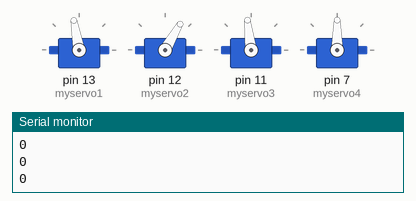
Recording of a sketch running on a simulated Arduino Uno, built with avr-gcc and run on an emulated ATmega328P. Shown: 4 × servo, the last lines printed to the serial monitor.

Above: at 0.15 s.
At 1.05 s:
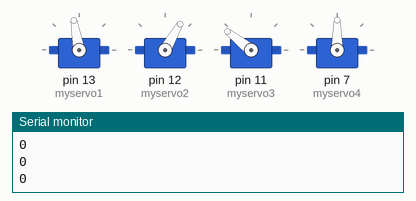
At 9.05 s:
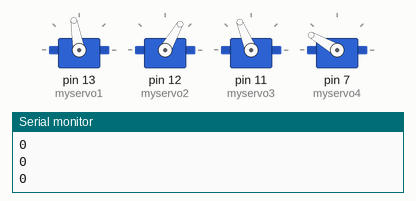
At 9.65 s:
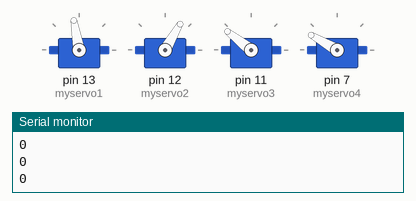
At 17.2 s:
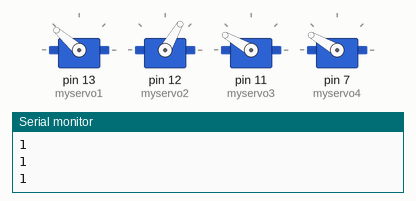
Timing chart, 0 to 18.7 s (numbered marks = the images above):
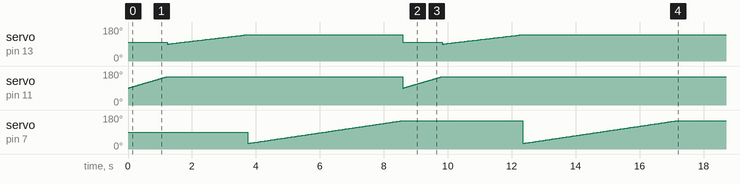

The sketch:

grab.ino
```cpp
#include <Servo.h>    // 声明调用Servo.h库
Servo myservo1; // 创建4个舵机对象，1是机械手抓取部分
Servo myservo2;
Servo myservo3;
Servo myservo4;
int pos1 = 0;          // 变量pos用来存储舵机位置
int pos2 = 0;
int pos3 = 0;
int pos4 = 0;
int i,j=0;               //执行计数

void setup() {
    myservo1.attach(13);  // 将引脚9上的舵机与声明的舵机对象连接起来
    myservo2.attach(12);
    myservo3.attach(11);
    myservo4.attach(7);
    Serial.begin(9600);
}


void loop() {
  // put your main code here, to run repeatedly:

  //回到初始位置

 for(i ;i<=1;i++){//执行两次到达指定位置

  myservo2.write(60);
  myservo1.write(100);
 //中臂


      for(pos3 = 90; pos3<=150; pos3+=1) {    // 舵机从180°转回到0°，每次减小1°
       myservo3.write(pos3);        // 写角度到舵机
       delay(20);                 // 延时15ms让舵机转到指定位置
       Serial.println(0);
    }

  // 舵机1张开
   for(pos1 = 90; pos1 < 140; pos1 += 1){    // 舵机从0°转到180°，每次增加1°
      myservo1.write(pos1);           // 给舵机1写入角度
      delay(50);                    // 延时15ms让舵机转到指定位置
      Serial.println(1);
   }
   delay(10);

  // 大臂

     for(pos4 =30; pos4<=150; pos4+=1) {    // 舵机从180°转回到0°，每次减小1°
       myservo4.write(pos4);        // 写角度到舵机
       delay(40);                 // 延时15ms让舵机转到指定位置


    }
}

//抓取

for(j;i<1;j++)
{

  // 机械抓夹紧
   for(pos1 = 140; pos1 >= 90; pos1 -= 1){    // 舵机从0°转到180°，每次增加1°
      myservo1.write(pos1);           // 给舵机1写入角度
      delay(50);                    // 延时15ms让舵机转到指定位置
      Serial.println(1);
   }
   delay(10);

/*
  //舵机2
    for(pos2 = 30; pos2>=90; pos2+=1) {    // 舵机从180°转回到0°，每次减小1°
       myservo2.write(pos2);        // 写角度到舵机
       delay(15);                 // 延时15ms让舵机转到指定位置
       Serial.println(0);
    }

   delay(10);
 */

  //中臂
    for(pos3 = 140; pos3>=180; pos3+=1) {    // 舵机从180°转回到0°，每次减小1°
    myservo3.write(pos3);        // 写角度到舵机
    delay(20);                 // 延时15ms让舵机转到指定位置
    Serial.println(0);
    }
}
}
```
